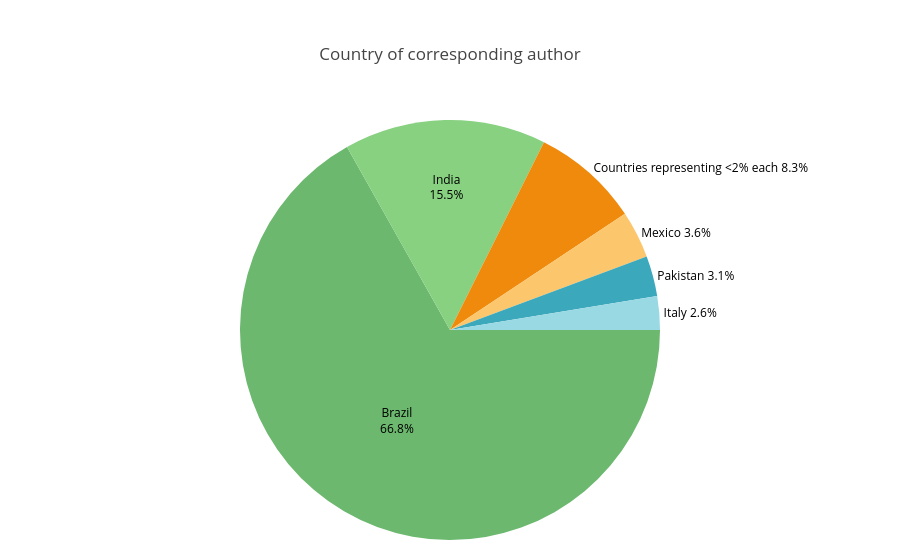

The cell this chart's notebook holds for it:
### Markdown cell above
## Country of Corresponding Author

### Code cell
# Title: Corresponding Author Country Distribution (Pie Chart)
# Description: Cleans and standardizes country names, groups countries contributing <2% of studies into a single "Countries representing <2% each" category, 
#              calculates percentages, renders a Plotly pie chart with adaptive label placement (inside/outside), and saves the figure as 'country_pie.png'.

# Prepare and normalize data
country_series = (
    df['Country of corresponding author']
    .fillna('Unknown')
    .astype(str)
    .str.strip()
    .replace({'Parkistan': 'Pakistan'})
)

# Initial counts to determine <2% threshold
initial_counts = country_series.value_counts()
initial_total = int(initial_counts.sum())

# Group all countries contributing <2% into "Other"
threshold_pct = 2.0
to_other = initial_counts[(initial_counts / initial_total) * 100 < threshold_pct].index
country_series_grouped = country_series.replace({k: 'Countries representing <2% each' for k in to_other})

# Final counts/labels/values after grouping
country_counts = country_series_grouped.value_counts()
labels = country_counts.index.tolist()
values = country_counts.values.tolist()

# Compute percentages and set label positions
total = int(sum(values))
percentages = [(v / total) * 100 if total else 0 for v in values]
percentages_cutoff = 10
text_positions = ['outside' if p < percentages_cutoff else 'inside' for p in percentages]
custom_text = [
    f"{label}<br>{percent:.1f}%" if position == 'inside'
    else f"{label} {percent:.1f}%"
    for label, percent, position in zip(labels, percentages, text_positions)
]

# Build pie chart (Plotly shows leader lines automatically for outside labels)
country_pie = go.Figure(
    data=[
        go.Pie(
            labels=labels,
            values=values,
            text=custom_text,
            textinfo='text',
            textposition=text_positions,
            insidetextorientation='horizontal',
            sort=False,
            direction='clockwise',
            rotation=90,
        )
    ]
)

country_pie.update_traces(
    textfont=dict(size=12, color='black'),
    insidetextfont=dict(color='black'),
)

textfont = dict(size=12, color='black'),
country_pie.update_layout(
    title='Country of corresponding author',
    showlegend=False,
    margin=dict(t=120, b=20, l=20, r=20)
)

country_pie.show()  #Plotly figures are data objects when created, call .show() to display them

#Save the figure as a PNG file. Note: matplotlib uses .figure.savefig(), plotly uses .write_image().
country_pie.write_image('country_pie.png', width=800, height=600, scale=2)

### Figure 1 — Plotly figure (JSON) as saved in the notebook; plotly's stock layout.template omitted (floating-point values rounded to 4 significant figures)
{"data": [{"direction": "clockwise", "insidetextorientation": "horizontal", "labels": ["Brazil", "India", "Countries representing <2% each", "Mexico", "Pakistan", "Italy"], "rotation": 90, "sort": false, "text": ["Brazil<br>66.8%", "India<br>15.5%", "Countries representing <2% each 8.3%", "Mexico 3.6%", "Pakistan 3.1%", "Italy 2.6%"], "textinfo": "text", "textposition": ["inside", "inside", "outside", "outside", "outside", "outside"], "values": [129, 30, 16, 7, 6, 5], "type": "pie", "textfont": {"color": "black", "size": 12}, "insidetextfont": {"color": "black"}}], "layout": {"margin": {"t": 120, "b": 20, "l": 20, "r": 20}, "title": {"text": "Country of corresponding author"}, "showlegend": false}}
